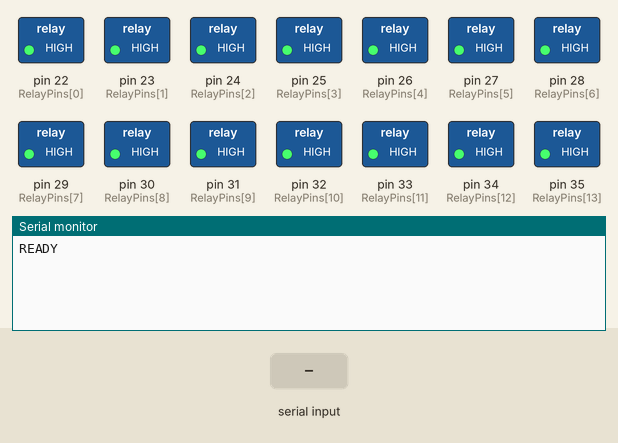
Bench run of a sketch on a simulated Arduino Mega 2560, built with avr-gcc and run on an emulated ATmega2560. On the bench: switched loads named in the sketch (green lamp = pin HIGH), the last lines printed to the serial monitor. Inputs (shaded band) come from the test bench.

Above: at 1.2 s.
1.3 s: "PING 1\n" received over Serial
At 2.5 s:
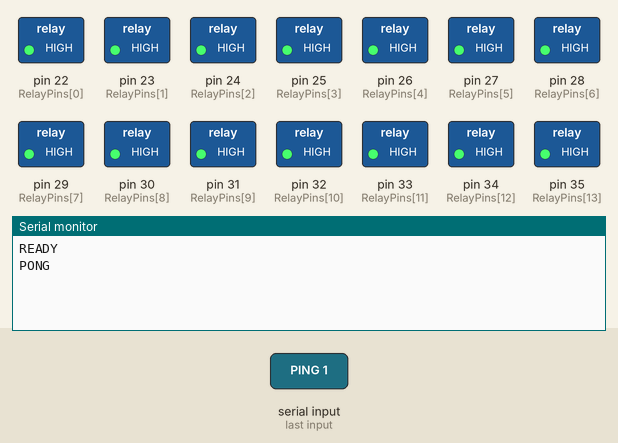
2.8 s: "STOP 1\n" received over Serial
At 3.8 s:
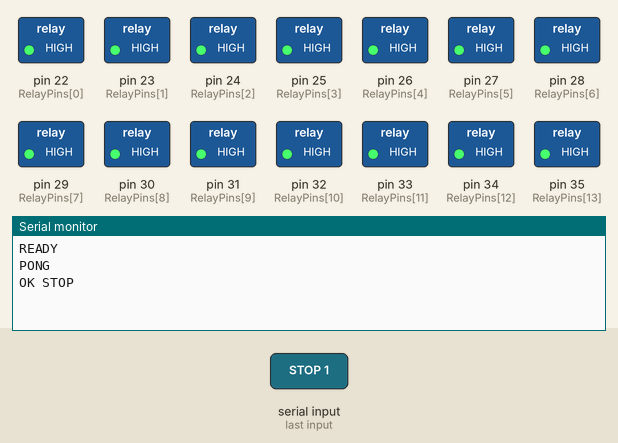
4.3 s: "GROUP 1\n" received over Serial
At 4.9 s:
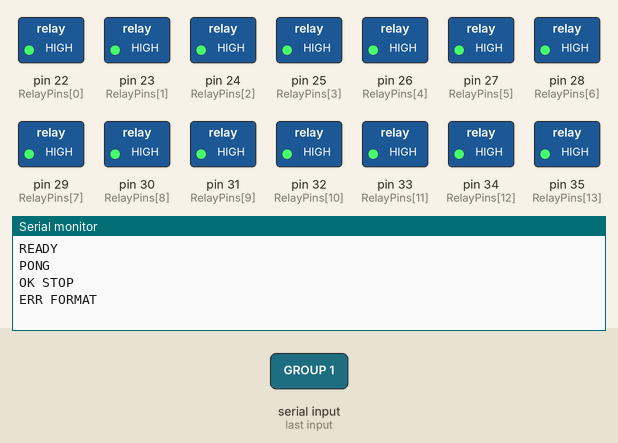

Measured:
- after the input at 1.3 s, the serial monitor: prints a new line at once (image 1)
- after the input at 2.8 s, the serial monitor: prints a new line at once (image 2)
- after the input at 4.3 s, the serial monitor: prints a new line at once (image 3)

The sketch:

SpeakerSequencer.ino
```cpp
#include <stdlib.h>
#include <string.h>

const long BaudRate = 115200;
const size_t CommandBufferSize = 128;
const size_t SpeakerCount = 20;
const size_t MaxActivePins = SpeakerCount;
const bool RelayActiveLow = true;
const int RelayPins[SpeakerCount] = {
    22, 23, 24, 25,
    26, 27, 28, 29,
    30, 31, 32, 33,
    34, 35, 36, 37,
    38, 39, 40, 41
};

char commandBuffer[CommandBufferSize];
size_t commandLength = 0;
int activePins[MaxActivePins];
size_t activePinCount = 0;
unsigned long activeStopAtMs = 0;

void setup()
{
    for (size_t index = 0; index < SpeakerCount; index++)
    {
        pinMode(RelayPins[index], OUTPUT);
        setRelay(RelayPins[index], false);
    }

    Serial.begin(BaudRate);
    Serial.println("READY");
}

void loop()
{
    while (Serial.available() > 0)
    {
        char character = (char)Serial.read();
        if (character == '\n' || character == '\r')
        {
            if (commandLength > 0)
            {
                commandBuffer[commandLength] = '\0';
                handleCommand(commandBuffer);
                commandLength = 0;
            }
        }
        else if (commandLength < CommandBufferSize - 1)
        {
            commandBuffer[commandLength] = character;
            commandLength++;
        }
        else
        {
            commandLength = 0;
            Serial.println("ERR OVERFLOW");
        }
    }

    updateActiveSpeaker();
}

void handleCommand(char *line)
{
    char *command = strtok(line, " ");
    if (command == NULL)
    {
        return;
    }

    if (strcmp(command, "PING") == 0)
    {
        Serial.println("PONG");
        return;
    }

    if (strcmp(command, "STOP") == 0)
    {
        stopActiveSpeaker();
        Serial.println("OK STOP");
        return;
    }

    if (strcmp(command, "GROUP") != 0)
    {
        Serial.println("ERR UNKNOWN");
        return;
    }

    char *durationToken = strtok(NULL, " ");
    if (durationToken == NULL)
    {
        Serial.println("ERR FORMAT");
        return;
    }

    unsigned long durationMs = strtoul(durationToken, NULL, 10);
    if (durationMs == 0)
    {
        Serial.println("ERR VALUE");
        return;
    }

    int relayPins[MaxActivePins];
    size_t relayPinCount = 0;
    char *speakerToken = strtok(NULL, " ");
    while (speakerToken != NULL && relayPinCount < MaxActivePins)
    {
        int speakerNumber = atoi(speakerToken);
        if (speakerNumber < 1 || speakerNumber > (int)SpeakerCount)
        {
            Serial.println("ERR VALUE");
            return;
        }

        relayPins[relayPinCount] = RelayPins[speakerNumber - 1];
        relayPinCount++;
        speakerToken = strtok(NULL, " ");
    }

    if (relayPinCount == 0)
    {
        Serial.println("ERR FORMAT");
        return;
    }

    playSpeakerGroup(relayPins, relayPinCount, durationMs);
    Serial.print("OK GROUP ");
    Serial.println(relayPinCount);
}

void playSpeakerGroup(int pins[], size_t pinCount, unsigned long durationMs)
{
    stopActiveSpeaker();

    for (size_t index = 0; index < pinCount; index++)
    {
        int speakerPin = pins[index];
        pinMode(speakerPin, OUTPUT);
        setRelay(speakerPin, true);
        activePins[index] = speakerPin;
    }

    activePinCount = pinCount;
    activeStopAtMs = millis() + durationMs;
}

void updateActiveSpeaker()
{
    if (activePinCount > 0 && (long)(millis() - activeStopAtMs) >= 0)
    {
        stopActiveSpeaker();
    }
}

void stopActiveSpeaker()
{
    for (size_t index = 0; index < activePinCount; index++)
    {
        setRelay(activePins[index], false);
    }

    activePinCount = 0;
    activeStopAtMs = 0;
}

void setRelay(int relayPin, bool enabled)
{
    bool outputHigh = RelayActiveLow ? !enabled : enabled;
    digitalWrite(relayPin, outputHigh ? HIGH : LOW);
}
```
